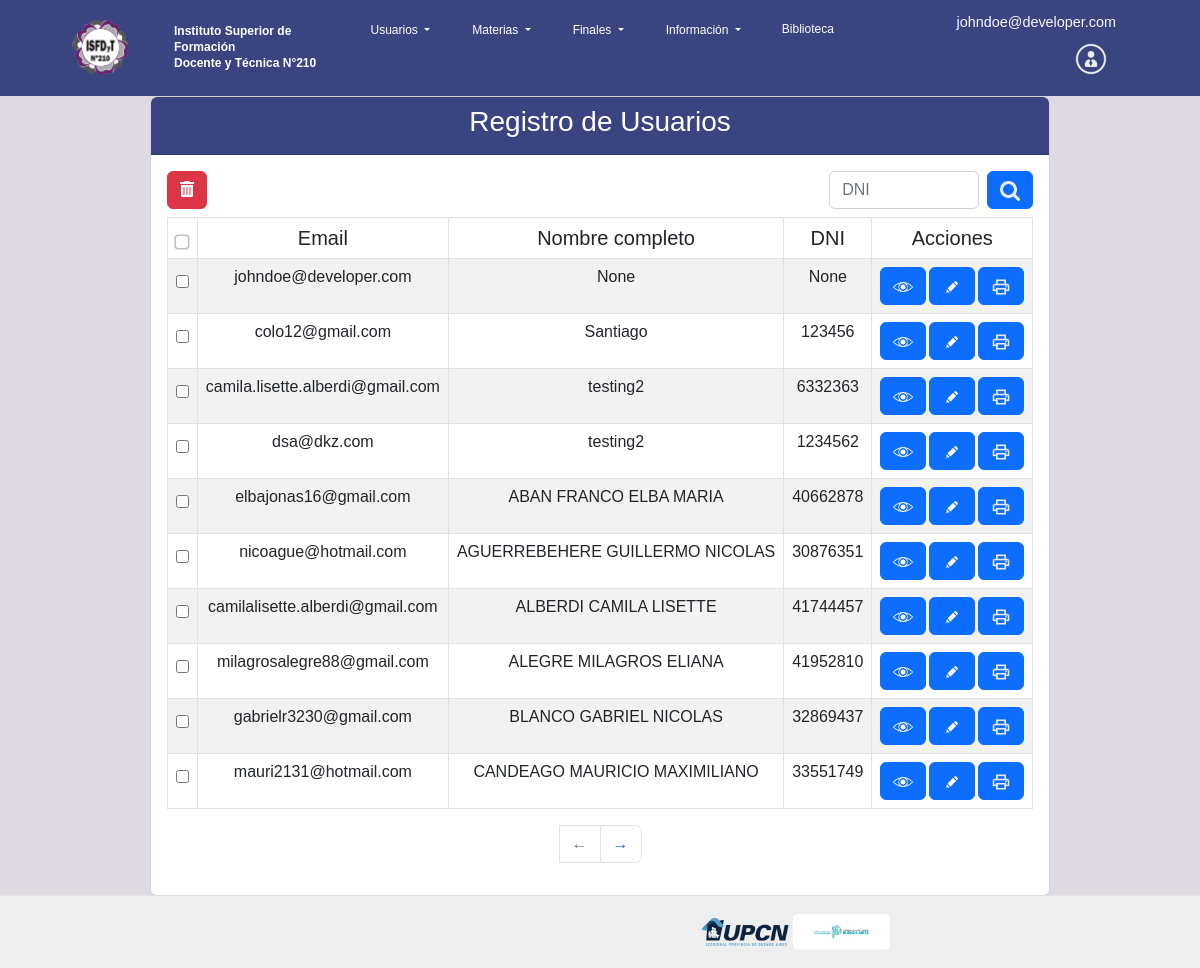
Screenshot of /user_list/ (signed in) with the database file from the repository.
### inscripcionFinales/models.py (models this page shows, shortened)
class Usuario(AbstractBaseUser,PermissionsMixin):
    email = models.EmailField('email', max_length=254, unique = True)
    username = models.CharField('username',unique = True,null = True, max_length=100, blank=False)
    nombre_completo = models.CharField('nombre_completo', max_length=200, null=True, blank=True)
    fecha_nac = models.DateField('fecha_nac', null=True, blank=True)
    dni = models.IntegerField('dni',unique = True, null= True, blank=True)
    direccion = models.CharField('direccion', max_length=50, null=True, blank=True)
    localidad = models.CharField('localidad', max_length=50, null=True, blank=True)
    ciudad = models.CharField('ciudad', max_length=100, null=True, blank=True)
    nacionalidad = models.CharField('nacionalidad',max_length=50, null=True, blank=True)
    telefono_1 = models.IntegerField('telefono_1', null=True, blank=True)
    telefono_2 = models.IntegerField('telefono_2', null=True, blank=True)
    estado_civil=models.CharField('estado_civil', choices=ESTADO_CIVIL_CHOICES,max_length=50, null=True, blank=True)
    sexo=models.CharField('sexo',choices=SEXO_CHOICES,max_length=10, null=True, blank=True)
    imagen = models.ImageField('imagenPerfil', upload_to='perfil/', max_length=200, null=True, blank=True)
    is_admin = models.BooleanField('is_admin', default=False)
    is_superuser = models.BooleanField('is_superuser', default=False)
    is_active = models.BooleanField(default = True)
    is_staff = models.BooleanField(default = False)
    carrera = models.ManyToManyField('Carrera',blank=True)
    Estudiante = 'Estudiante'
    Preceptor = 'Preceptor'
    Profesor = 'Profesor'
    Directivo = 'Directivo'
    Administrador = 'Administrador'
    Bibliotecario = 'Bibliotecario'
    ROL_CHOICES = (
        (Directivo, 'Directivo'),
        (Preceptor, 'Preceptor'),
        (Profesor, 'Profesor'),
        (Estudiante, 'Estudiante'),
        (Administrador, 'Administrador'),
        (Bibliotecario, 'Bibliotecario'),
     )
    rol = models.CharField(max_length=20, choices=ROL_CHOICES, default=Estudiante)
    objects = UsuarioManager()
    USERNAME_FIELD = 'email'
    REQUIRED_FIELDS = ['password']

### inscripcionFinales/views.py (the view)
# urls.py: path("user_list/",login_required(listUser.as_view(template_name='registration/list_user.html')),name='list_user'),
class listUser(ListView):
    model = Usuario
    usuario=Usuario.objects.all()
    template_name = 'registration/list_user.html'

### inscripcionFinales/templates/registration/list_user.html (shortened to what this page needs)
{% extends 'base/base.html' %}
{% block content %}
{% if request.user.is_staff or request.user.is_superuser or request.user.admin %}
    <div class="card" style="margin-top: 0px;">
      <div class="card-header rounded-top" style="background-color: #3A4481; color: #ffffff;">
        <h3 style="text-align: center">Registro de Usuarios</h3>
    </div>
        <div class="card-body">
          <div class="table-responsive">
            <div class="d-flex align-items-center mb-2">
              <a href="#" id="eliminarSeleccionados" style="width: 40px;" class="btn btn-danger me-3"><i class="fas fa-trash-alt"></i></a>
              <div class="ms-auto">
                  <form class="d-flex" role="search">
                      <input class="form-control me-2" type="text" style="width: 150px; margin-top: 0;" placeholder="DNI" id="busquedaDni" aria-label="Buscar">
                      <a class="btn btn-primary" id="buscar" onclick="busqueda()" style="margin-top: 0;"><img src="/static/imagenes/Lupita.png" height="20px" width="20px"></a>
                  </form>
              </div>
          </div>
          <form id="formEliminarTodo" method="post" action="{% url 'eliminar_usuarios_seleccionados' %}">
              <table class="table table-striped table-bordered table-hover table-selected" id="myTable">
                {% load static %}
                <thead class="text-center">
                    <tr>
                        <th><input class="form-check-input" type="checkbox" id="checkTodos" title="Seleccionar todo" style="transform: scale(1.5);"></th>
                        <th class="h5">Email</th>
                        <th class="h5">Nombre completo</th>
                        <th class="h5">DNI</th>
                        <th class="h5">Acciones</th>
                    </tr>
                </thead>
                <tbody>
                    {% for usuarios in object_list %}
                    <tr class="usuario text-center"hidden=True>
                        <td><input type="checkbox" name="usuarios_ids" value="{{ usuarios.id }}"></td>
                        <td class="h6">{{usuarios.email}}</td>
                        <td class="h6">{{usuarios.nombre_completo}}</td>
                        <td class="h6">{{usuarios.dni}}</td>
                        <td>
                          <a title= "Ver" class="btn btn-primary" href="/show_user/{{ usuarios.id }}" role="button"><img src="/static/imagenes/view.png" height="20px" width="20px"></img></a>
                          <a title= "Editar" class="btn btn-primary" href="/edit_user/{{ usuarios.id }}" role="button"><img src="/static/imagenes/edit.png" height="20px" width="20px"></img></a>
                          <a title= "Imprimir" class="btn btn-primary" href="/reporte/{{ usuarios.id }}" role="button"><img src="/static/imagenes/imprimir.png" height="20px" width="20px"></img></a>
                        </td>
                    </tr>
                    {% endfor %}
                </tbody>
            </table>
          </form>
        </div>
          <nav aria-label="..." class="d-flex justify-content-center">
            <ul class="pagination">
              <li class="page-item" id='btnAnt'>
              <button class="page-link" title="Anterior" id='btnAnt_' style="cursor: pointer;"onclick="paginaAnt()">←</button>
              </li>
              <li class="page-item" id='btnSig'>
              <button class="page-link" title="Siguiente" id='btnSig_' onclick="paginaSig()">→</button>
              </li>
            </ul>
          </nav>
    </div>
{% else %}
<div class="text-center">
    <img src="/static/imagenes/error403.jpg" class="rounded"></img>
  <h3>No deberías estar acá. Para volver, <a href="/">hace click acá</a></h3>
</div>
{% endif %}
{% endblock %}

### inscripcionFinales/templates/base/base.html (shortened to what this page needs)
  <!doctype html>
<html lang="en">
  <head>
    <link href="https://cdn.jsdelivr.net/npm/bootstrap@5.2.0/dist/css/bootstrap.min.css" rel="stylesheet">
    {% load static %}
    <link rel="stylesheet" href="{% static 'style.css' %}">
  </head>
  <body>
    {% if request.path == '/accounts/login/' or request.path == '/recuperar_pass/'%}
    <nav class="navbar navbar-expand-lg navbar-dark">
      <div class="container-fluid">
        <a class="navbar-brand" href="/">
          <img class="logo-insti" src="/static/imagenes/Logo_i210.png">
        </a>
        <div class="rotulo" style="margin-right: 1400px; font-size: 18px;">
          Instituto Superior de Formación<br>Docente y Técnica N°210
        </div>
      </nav>
    {% else %}
    <header class="index-header">
      {%include 'base/navbar.html'%}
    </header>
    {% endif %}
    {% if request.path == '/accounts/login/' or '/recuperar_contraseña/' %}
    <main id="main-login">
    {% else %}
    <main id="main-main">
    {% endif %}
      {% block content %}
      {% endblock %}
    </main>
    <footer class="main-footer">
      {%include 'base/footer.html'%}
    </footer>
  </body>
</html>

### inscripcionFinales/templates/base/navbar.html (shortened to what this page needs)
<nav class="navbar  navbar-expand-lg navbar-dark">
  <div class="container-fluid">
    <a class="navbar-brand" href="/">
      <img class="logo-insti" src="/static/imagenes/Logo_i210.png">
    </a>
    <div class="rotulo">
      Instituto Superior de Formación<br>Docente y Técnica N°210
    </div>
    <div class="collapse navbar-collapse" id="navbarNavDropdown">
      <ul class="navbar-nav" style="text-align: right;">
        {% if request.user.is_staff or request.user.is_superuser or request.user.admin %}
          <li class="nav-item">
            <div class="dropdown">
              <button class="btn btn-navbar dropdown-toggle nav-link" type="button" id="dropdownMenuButton1" data-bs-toggle="dropdown" aria-expanded="false" style="text-decoration: none" style="text-align: right">
                Usuarios
              </button>
            </div>
          </li>
        {% endif %}
        {% if user.is_authenticated %}
        <li class="nav-item">
            <div class="dropdown">
              <button class="btn btn-navbar dropdown-toggle nav-link" type="button" id="dropdownMenuButton1" data-bs-toggle="dropdown" aria-expanded="false" style="text-decoration: none" style="text-align: right">
                Materias
              </button>
            </div>
          </li>
          {% endif %}
        {% if user.is_authenticated %}
        <li class="nav-item">
            <div class="dropdown">
              <button class="btn btn-navbar dropdown-toggle nav-link" type="button" id="dropdownMenuButton1" data-bs-toggle="dropdown" aria-expanded="false" style="text-decoration: none" style="text-align: right">
                Finales
              </button>
            </div>
          </li>
          {% endif %}
          {% if user.is_authenticated %}
          <li class="nav-item">
            <div class="dropdown">
              <button class="btn btn-navbar dropdown-toggle nav-link" type="button" id="dropdownMenuButton1" data-bs-toggle="dropdown" aria-expanded="false" style="text-decoration: none" style="text-align: right">
                Información
              </button>
            </div>
          <li class="nav-item">
            <a class="nav-link" href="#" rel="noopener noreferrer" style="text-decoration: none">Biblioteca</a>
          </li>
            {% endif %}
        {% if not user.is_authenticated %}
          <li class="nav-item">
            <a class="nav-link" href="{% url 'login' %}">
              <img class="icono-nav" src="/static/imagenes/Login.png">
              <span class="nav-user">Login</span>
            </a>
          </li>
        {% else %}
          <li class="nav-item">
          </li>
          <li class="nav-item last-nav-item">
          <li class="nav-item last-nav-item">
            <div class="dropdown">
              <table>
                <tr>
                  <h9 style="color:ghostwhite">{{user.email}}</h9>
                  <button class="btn dropdown mrg-0 only-lt" type="button" data-bs-toggle="dropdown">
                    <a class="nav-link" href="#">
                      {% if request.user.is_staff or request.user.is_superuser or request.user.admin %}
                      <img class="icono-nav" src="/static/imagenes/Perfiladmin.png" alt="Default Image">
                    {% else %}
                      {% if user.imagen %}
                        <img class="icono-nav" src="{{ user.imagen.url }}" alt="User Image">
                      {% else %}
                        <img class="icono-nav" src="/static/imagenes/Perfil.png" alt="Default Image">
                      {% endif %}
                    {% endif %}
                    </a>
                  </button>
                </tr>
                </table>
                </li>
              </ul>
            </div>
        {% endif %}
    </div>
</nav>

### inscripcionFinales/templates/base/footer.html (shortened to what this page needs)
<div class="main-footer container-fluid">
  <div class="footer-links flex">
    <ul class="flex none-list-style">
    </ul>
  <div class="flex footer-links">
    <ul class="flex none-list-style">
      <li class="footer-item">
        <img class="logo-footer" src="/static/imagenes/Logo-UPCN.png">
      </li>
      <li class="footer-item">
        <img class="logo-footer" src="/static/imagenes/Logo-Cultura.jpg">
      </li>
    </ul>
  </div>
</div>

### inscripcionFinales/static/style.css (style rules this page uses)
html { box-sizing: border-box; }
input { margin-top: 0.5rem; }
*, *:before, *:after { box-sizing: inherit; }
body { font-family: 'Trebuchet MS', 'Arial', sans-serif; font-style: normal; font-size: 0.65rem; overflow-x: hidden; position: relative; width: 100vw; max-width: 100vw; min-height: 100vh; background-color: #DFD9E1; }
.navbar { background-color: #3A4481; font-size: 1.2vw; font-weight: 400; padding: 0; }
.container-fluid { display: flex; }
.logo-insti { max-width: 7vh; height: 7vh; margin: 0 2.5vw 0 5vw; padding: 0; }
.rotulo { color: #fff; font-weight: 700; font-size: 2.7vw; line-height: 3.86vw; }
@media (min-width: 568px) { .rotulo { font-size: 1.5vw; line-height: 1.9vw; } }
@media (min-width: 768px) { .rotulo { font-size: 1vw; line-height: 1.3vw; } }
.navbar-nav { flex-grow: 1; }
@media (min-width: 960px) { .navbar-nav li:nth-of-type(1) { margin-left: auto; } }
@media (min-width: 960px) { .navbar-nav li:nth-of-type(6) { margin-left: auto; } }
@media (min-width: 960px) { .navbar-nav li:nth-of-type(7) { margin-right: 2vw; } }
.last-nav-item { margin-right: 5vw; margin-left: auto; }
.mrg-0 { margin: 0; padding: 0; }
.nav-item { padding: 1vw; }
.icono-nav { max-width: 4vw; margin: 0 3vw 0 0; padding: 0; }
@media (min-width:960px) { .icono-nav { margin: 0; max-width: 4vh; } }
.nav-link { color:#fff; font-weight: 400; font-size: 3.2vw; line-height: 2.86vw; }
@media (min-width:768px) { .nav-link { font-size: 2.15vw; line-height: 1.5vw; } }
@media (min-width:960px) { .nav-link { font-size: 1vw; line-height: 1.5vw; } }
.main-footer { position: sticky; bottom: 0; width: 100vw; height: 15vh; color: #D8D5EB; font-size: 12px; font-weight: 400; background-color: #eee; display: flex; flex-direction: column; align-items: center; }
@media (min-width:960px) { .main-footer { height: 9vh; flex-direction: row; } }
.main-footer div { margin: auto; }
.footer-links { width: 100%; }
@media (min-width:960px) { .footer-links { width: 49.5%; } }
.footer-links ul { width: 100%; }
.flex { display: flex; }
.none-list-style { margin: 0; padding: 0; list-style: none; }
.footer-item { margin: auto; }
.logo-footer { height: 3vh; width: auto; margin: 0; padding: 0; border-radius: 5px; }
@media (min-width:960px) { .logo-footer { height: 4.5vh; } }
#main-login { min-height: 87vh; display: grid; place-items: center; }
tbody { background-color: #ffffff; }
th.h5 { text-align: center; }

### rows the page displays
Usuario: email "johndoe@developer.com", nombre_completo "None", dni "None", is_staff True (drawn)
Usuario: email "colo12@gmail.com", nombre_completo "Santiago", dni "123456"
Usuario: email "camila.lisette.alberdi@gmail.com", nombre_completo "testing2", dni "6332363"
Usuario: email "dsa@dkz.com", nombre_completo "testing2", dni "1234562"
Usuario: email "elbajonas16@gmail.com", nombre_completo "ABAN FRANCO ELBA MARIA", dni "40662878"
Usuario: email "nicoague@hotmail.com", nombre_completo "AGUERREBEHERE GUILLERMO NICOLAS", dni "30876351"
Usuario: email "camilalisette.alberdi@gmail.com", nombre_completo "ALBERDI CAMILA LISETTE", dni "41744457"
Usuario: email "milagrosalegre88@gmail.com", nombre_completo "ALEGRE MILAGROS ELIANA", dni "41952810"
Usuario: email "gabrielr3230@gmail.com", nombre_completo "BLANCO GABRIEL NICOLAS", dni "32869437"
Usuario: email "mauri2131@hotmail.com", nombre_completo "CANDEAGO MAURICIO MAXIMILIANO", dni "33551749"
